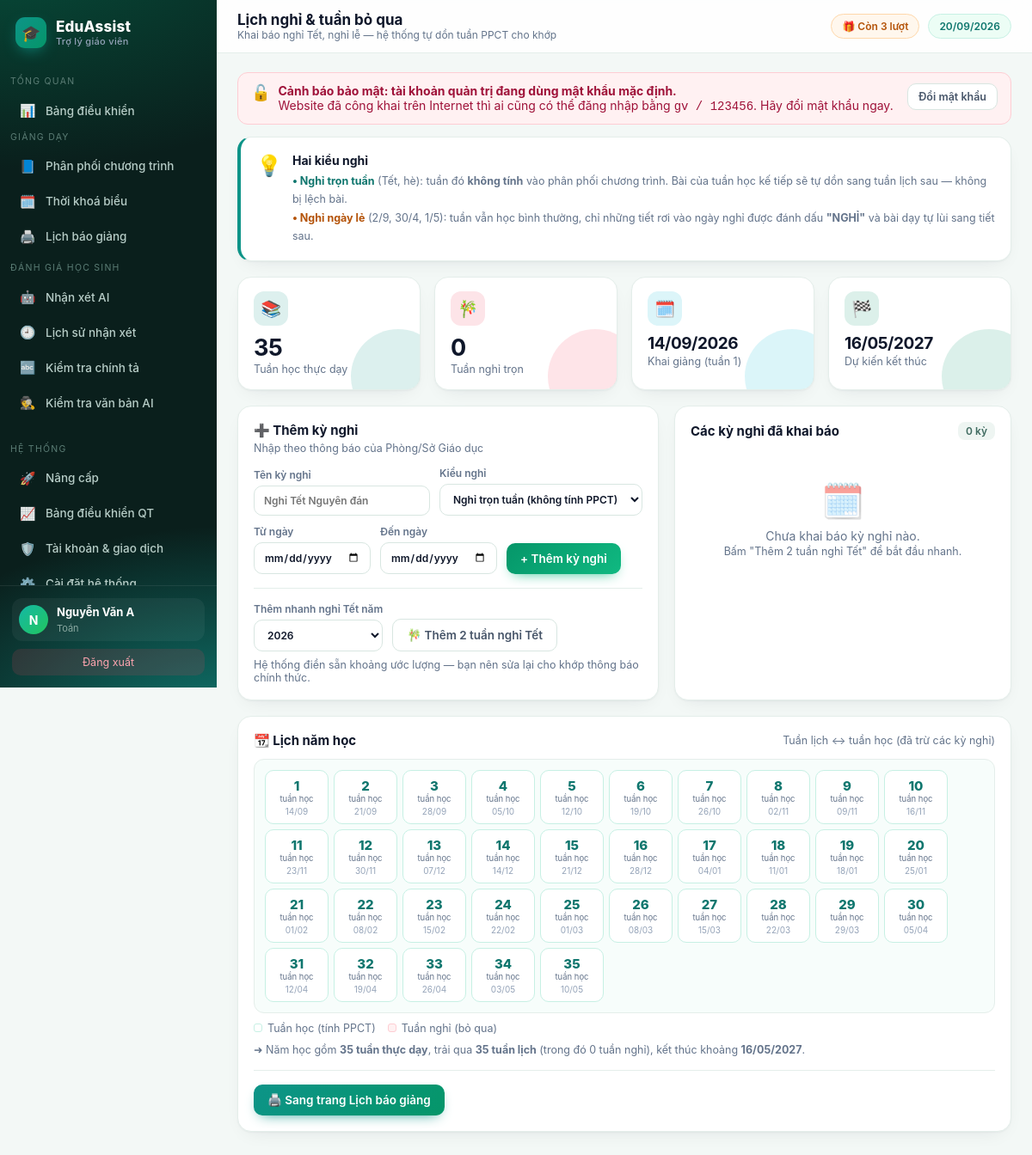
The app's page /lich-nghi (signed in) with its own data.
### tables this page shows
CREATE TABLE teacher(
  id INTEGER PRIMARY KEY AUTOINCREMENT,
  username TEXT UNIQUE NOT NULL,
  password TEXT NOT NULL,
  fullname TEXT,
  school TEXT,
  subject TEXT,
  role TEXT DEFAULT 'teacher',
  email TEXT,
  phone TEXT,                      -- so dien thoai nhan tin nhan ma kich hoat
  google_sub TEXT,
  avatar TEXT,
  used INTEGER DEFAULT 0,          -- so luot da dung
  bought INTEGER DEFAULT 0,        -- so luot mua them (goi le 10k)
  expires TEXT,                    -- han su dung goi tra phi (ISO date)
  created TEXT
);

### app/core.py (the view, shortened to what this page needs)
@bp.route("/lich-nghi", methods=["GET", "POST"])
@login_required
def lich_nghi():
    db, u = get_db(), current_user()
    s_t1 = setting(f"tuan1_{u['id']}", "")
    tuan1 = datetime.date.fromisoformat(s_t1) if s_t1 else LN.monday_of(datetime.date.today())
    breaks = LN.get_breaks(db, u["id"])
    max_tuan = max([r[0] for r in db.execute(
        "SELECT DISTINCT tuan FROM ppct WHERE teacher_id=?", (u["id"],))] or [35])
    _, cal = LN.build_calendar(tuan1, breaks, max_hoc=max_tuan)
    n_tuan_nghi = sum(1 for c in cal if c["nghi"])
    ket_thuc = cal[-1]["monday"] + datetime.timedelta(days=6) if cal else None
    return render_template("lichnghi.html", breaks=breaks, cal=cal, tuan1=tuan1,
                           max_tuan=max_tuan, n_tuan_nghi=n_tuan_nghi, ket_thuc=ket_thuc,
                           nam_nay=datetime.date.today().year)

### app/auth.py (called while the page is built, shortened)
def _chuan_hoa_base(gia_tri):
    gia_tri = (gia_tri or '').strip().rstrip('/')
    if not gia_tri:
        return ''
    try:
        u = urlsplit(gia_tri)
        if u.scheme != 'https' or not u.hostname or u.username or u.password:
            return ''
        if u.query or u.fragment or u.path:
            return ''
        if '.' not in u.hostname:
            return ''
    except ValueError:
        return ''
    return 'https://' + ten

def base_tu_request():
    try:
        if request.scheme != 'https':
            return ''
        return _chuan_hoa_base('https://' + request.host)
    except Exception:
        return ''

def danh_sach_base():
    ra = []
    for phan in (CFG.get('PUBLIC_BASE_URL', '') or '').split(','):
        b = _chuan_hoa_base(phan)
        if b and b not in ra:
            ra.append(b)
    return ra

def google_base_url():
    ds = danh_sach_base()
    hien_tai = base_tu_request()
    if hien_tai and (hien_tai in ds or not ds):
        return hien_tai
    return ds[0] if ds else ''

def google_callback_url():
    base = google_base_url()
    return base + '/login/google/callback' if base else ''

def google_bat():
    return bool(CFG.get('GOOGLE_CLIENT_ID') and CFG.get('GOOGLE_CLIENT_SECRET') and google_callback_url())

def login_required(f):
    @wraps(f)
    def w(*a, **k):
        if not current_user():
            session.clear()
            return redirect(url_for('auth.login', next=request.path))
        return f(*a, **k)
    return w

def current_user():
    if session.get('uid'):
        return get_db().execute('SELECT * FROM teacher WHERE id=?', (session['uid'],)).fetchone()

### app/core.py (called while the page is built)
@bp.app_context_processor
def inject():
    u = current_user()
    return {"user": u, "THU_NAME": THU_NAME, "PROVIDERS": AI.PROVIDERS,
            "timedelta": datetime.timedelta,
            "now": datetime.date.today(), "BL": BL,
            "is_pro": BL.is_pro(u), "remaining": BL.remaining(u),
            "days_left": BL.days_left(u), "FREE_QUOTA": BL.FREE_QUOTA,
            "CFG": CFG, "google_enabled": google_bat(), "google_callback_url": google_callback_url(),
            "SITE_NAME": CFG.get("SITE_NAME", "EduAssist"),
            "SITE_TAGLINE": CFG.get("SITE_TAGLINE", "Trợ lý giáo viên"),
            "SITE_LOGO": CFG.get("SITE_LOGO", "🎓"),
            "so_viec_admin": _viec_admin(u),
            "canh_bao_mk": _mk_mac_dinh(u)}

### app/modules/config.py (called while the page is built, shortened)
def _lam_moi():
    if time.time() - _lan_nap < TTL:
        return

### app/modules/lichnghi.py (called while the page is built, shortened)
def off_mondays(breaks):
    s = set()
    return s

### app/templates/lichnghi.html (shortened to what this page needs)
{% extends 'base.html' %}
{% block head %}Lịch nghỉ &amp; tuần bỏ qua{% endblock %}
{% block crumb %}Khai báo nghỉ Tết, nghỉ lễ — hệ thống tự dồn tuần PPCT cho khớp{% endblock %}
{% block body %}
<div class="card" style="border-left:4px solid #0d9488">
 <div style="display:flex;gap:12px;align-items:flex-start">
  <span style="font-size:24px">💡</span>
  <div><b>Hai kiểu nghỉ</b>
   <div class="muted" style="margin-top:5px;line-height:1.7">
    <b style="color:#0f766e">• Nghỉ trọn tuần</b> (Tết, hè): tuần đó <b>không tính</b> vào phân phối chương trình.
    Bài của tuần học kế tiếp sẽ tự dồn sang tuần lịch sau — không bị lệch bài.<br>
    <b style="color:#b45309">• Nghỉ ngày lẻ</b> (2/9, 30/4, 1/5): tuần vẫn học bình thường, chỉ những
    tiết rơi vào ngày nghỉ được đánh dấu <b>"NGHỈ"</b> và bài dạy tự lùi sang tiết sau.</div></div>
 </div>
</div>
<div class="kpis">
 <div class="kpi" style="--c:#0d9488"><div class="ic">📚</div><b>{{max_tuan}}</b><span>Tuần học thực dạy</span></div>
 <div class="kpi" style="--c:#f43f5e"><div class="ic">🎋</div><b>{{n_tuan_nghi}}</b><span>Tuần nghỉ trọn</span></div>
 <div class="kpi" style="--c:#06b6d4"><div class="ic">🗓️</div><b style="font-size:19px">{{tuan1.strftime('%d/%m/%Y')}}</b><span>Khai giảng (tuần 1)</span></div>
 <div class="kpi" style="--c:#059669"><div class="ic">🏁</div>
  <b style="font-size:19px">{{ ket_thuc.strftime('%d/%m/%Y') if ket_thuc else '—' }}</b><span>Dự kiến kết thúc</span></div>
</div>
<div class="g2">
 <div class="card">
  <h3>➕ Thêm kỳ nghỉ</h3><p class="sub">Nhập theo thông báo của Phòng/Sở Giáo dục</p>
  <form method="post">
   <div class="row">
    <label class="f" style="flex:1;min-width:180px">Tên kỳ nghỉ
     <input name="ten" placeholder="Nghỉ Tết Nguyên đán" required></label>
    <label class="f">Kiểu nghỉ<select name="kieu" id="kieu">
     <option value="tuan">Nghỉ trọn tuần (không tính PPCT)</option>
     <option value="ngay">Nghỉ ngày lẻ (vẫn tính tuần)</option></select></label>
   </div>
   <div class="row" style="margin-top:11px">
    <label class="f">Từ ngày<input type="date" name="tu_ngay" required></label>
    <label class="f">Đến ngày<input type="date" name="den_ngay"></label>
    <button class="ok">+ Thêm kỳ nghỉ</button>
   </div>
  </form>
  <hr class="s">
  <form method="post" class="row">
   <label class="f">Thêm nhanh nghỉ Tết năm
    <select name="nam">{% for y in [nam_nay, nam_nay+1] %}<option value="{{y}}">{{y}}</option>{% endfor %}</select></label>
   <button class="sec">🎋 Thêm 2 tuần nghỉ Tết</button>
  </form>
  <p class="muted" style="margin:8px 0 0">Hệ thống điền sẵn khoảng ước lượng — bạn nên sửa lại cho khớp thông báo chính thức.</p>
 </div>
 <div class="card">
  <div class="chead"><h3>Các kỳ nghỉ đã khai báo</h3><span class="chip">{{breaks|length}} kỳ</span></div>
  {% if breaks %}
  <div style="display:flex;flex-direction:column;gap:9px">
  {% for b in breaks %}
   <div style="display:flex;align-items:center;gap:11px;padding:11px 13px;border:1px solid var(--line);
    border-radius:12px;background:{{'#fff1f2' if b.kieu=='tuan' else '#fff7ed'}}">
    <span style="font-size:20px">{{ '🎋' if b.kieu=='tuan' else '🏖️' }}</span>
    <div style="flex:1">
     <b>{{b.ten}}</b>
     <div class="muted" style="font-size:12px">{{b.tu.strftime('%d/%m/%Y')}} → {{b.den.strftime('%d/%m/%Y')}}
      · {{ (b.den - b.tu).days + 1 }} ngày</div></div>
    <span class="badge {{'CHT' if b.kieu=='tuan' else 'HT'}}">{{ 'Trọn tuần' if b.kieu=='tuan' else 'Ngày lẻ' }}</span>
    <form method="post" onsubmit="return confirm('Xoá kỳ nghỉ này?')">
     <input type="hidden" name="act" value="del"><input type="hidden" name="id" value="{{b.id}}">
     <button class="dan">Xoá</button></form>
   </div>
  {% endfor %}</div>
  {% else %}<div class="empty"><span class="e">🗓️</span>Chưa khai báo kỳ nghỉ nào.<br>
   <span class="muted">Bấm "Thêm 2 tuần nghỉ Tết" để bắt đầu nhanh.</span></div>{% endif %}
 </div>
</div>
<div class="card">
 <div class="chead"><h3>📆 Lịch năm học</h3>
  <span class="muted">Tuần lịch ↔ tuần học (đã trừ các kỳ nghỉ)</span></div>
 {% if cal %}
 <div style="display:flex;flex-wrap:wrap;gap:6px;max-height:340px;overflow-y:auto;padding:12px;
  background:#f7fdfb;border:1px solid var(--line);border-radius:12px">
  {% for c in cal %}
   <div title="{{ c.monday.strftime('%d/%m/%Y') }} - {{ (c.monday + timedelta(6)).strftime('%d/%m/%Y') if timedelta else '' }}"
    style="min-width:74px;text-align:center;padding:8px 6px;border-radius:10px;
    background:{{'#fff1f2' if c.nghi else '#fff'}};
    border:1px solid {{'#fecdd3' if c.nghi else '#c7f0e4'}}">
    {% if c.nghi %}
     <div style="font-size:16px">🎋</div>
     <div style="font-size:10px;font-weight:700;color:#be123c;line-height:1.25">NGHỈ</div>
    {% else %}
     <div style="font-size:15px;font-weight:800;color:#0f766e">{{c.hoc}}</div>
     <div style="font-size:9.5px;color:#64748b">tuần học</div>
    {% endif %}
    <div style="font-size:10px;color:#94a3b8;margin-top:3px">{{c.monday.strftime('%d/%m')}}</div>
   </div>
  {% endfor %}
 </div>
 <div class="legend" style="margin-top:10px">
  <span><i style="background:#fff;border:1px solid #c7f0e4"></i>Tuần học (tính PPCT)</span>
  <span><i style="background:#fff1f2;border:1px solid #fecdd3"></i>Tuần nghỉ (bỏ qua)</span>
 </div>
 <p class="muted" style="margin-top:10px">
  ➜ Năm học gồm <b>{{max_tuan}} tuần thực dạy</b>, trải qua <b>{{cal|length}} tuần lịch</b>
  (trong đó {{n_tuan_nghi}} tuần nghỉ), kết thúc khoảng <b>{{ ket_thuc.strftime('%d/%m/%Y') if ket_thuc else '—' }}</b>.</p>
 {% endif %}
 <hr class="s">
 <a class="btn" href="{{url_for('core.bao_giang')}}">🖨️ Sang trang Lịch báo giảng</a>
</div>
{% endblock %}

### app/templates/base.html (shortened to what this page needs)
<!doctype html>
<html lang="vi"><head>
</head><body>
{% if user %}
<div class="shell">
<aside id="sb">
  <div class="brand"><span class="mk">{{SITE_LOGO}}</span><span>{{SITE_NAME}}<small>{{SITE_TAGLINE}}</small></span></div>
  {% set ep = request.endpoint %}
  <div class="navgrp">Tổng quan</div>
  <nav>
    <a href="{{url_for('core.dashboard')}}" class="{{'on' if ep=='core.dashboard'}}"><i>📊</i>Bảng điều khiển</a>
  </nav>
  <div class="navgrp">Giảng dạy</div>
  <nav>
    <a href="{{url_for('core.ppct')}}" class="{{'on' if ep=='core.ppct'}}"><i>📘</i>Phân phối chương trình</a>
    <a href="{{url_for('core.tkb')}}" class="{{'on' if ep=='core.tkb'}}"><i>🗓️</i>Thời khoá biểu</a>
    <a href="{{url_for('core.bao_giang')}}" class="{{'on' if ep=='core.bao_giang'}}"><i>🖨️</i>Lịch báo giảng</a>
  </nav>
  <div class="navgrp">Đánh giá học sinh</div>
  <nav>
    <a href="{{url_for('core.nhan_xet')}}" class="{{'on' if ep=='core.nhan_xet'}}"><i>🤖</i>Nhận xét AI</a>
    <a href="{{url_for('core.lich_su')}}" class="{{'on' if ep=='core.lich_su'}}"><i>🕘</i>Lịch sử nhận xét</a>
    <a href="{{url_for('core.chinh_ta')}}" class="{{'on' if ep=='core.chinh_ta'}}"><i>🔤</i>Kiểm tra chính tả</a>
    {% for m in (PLUGIN_MENUS or []) %}<a href="{{url_for(m.endpoint)}}" class="{{'on' if ep==m.endpoint}}"><i>{{m.icon}}</i>{{m.label}}</a>{% endfor %}
  </nav>
  <div class="navgrp">Hệ thống</div>
  <nav>
    <a href="{{url_for('core.nang_cap')}}" class="{{'on' if ep=='core.nang_cap'}}"><i>{{ '👑' if is_pro else '🚀' }}</i>{{ 'Gói của tôi' if is_pro else 'Nâng cấp' }}</a>
    {% if user['role']=='admin' %}
    <a href="{{url_for('core.qt_dashboard')}}" class="{{'on' if ep=='core.qt_dashboard'}}"><i>📈</i>Bảng điều khiển QT
      </a>
    <a href="{{url_for('core.quan_tri')}}" class="{{'on' if ep=='core.quan_tri'}}"><i>🛡️</i>Tài khoản &amp; giao dịch</a>
    <a href="{{url_for('core.qt_caidat')}}" class="{{'on' if ep=='core.qt_caidat'}}"><i>⚙️</i>Cài đặt hệ thống</a>
    {% endif %}
  </nav>
  <div class="side-foot">
    <div class="me">{% if user['avatar'] %}<img class="av" src="{{user['avatar']}}" alt="" style="object-fit:cover">
      {% else %}<div class="av">{{ (user['fullname'] or user['username'])[0]|upper }}</div>{% endif %}
      <div><b>{{user['fullname'] or user['username']}}</b><span>{{user['subject'] or 'Giáo viên'}}</span></div></div>
    <a class="logout" href="{{url_for('auth.logout')}}">Đăng xuất</a>
  </div>
</aside>
<main>
  <div class="topbar">
    <div><h1>{% block head %}Bảng điều khiển{% endblock %}</h1>
    <div class="crumb">{% block crumb %}{% endblock %}</div></div>
    <div class="sp">
      {% if is_pro %}
        <a href="{{url_for('core.nang_cap')}}" class="pill" style="background:linear-gradient(135deg,#0d9488,#059669);
          color:#fff;border:0">👑 Không giới hạn · còn {{days_left}} ngày</a>
      {% else %}
        <a href="{{url_for('core.nang_cap')}}" class="pill" style="background:{{'#fff1f2' if remaining==0 else '#fff7ed'}};
          color:{{'#be123c' if remaining==0 else '#b45309'}};border:1px solid {{'#fecdd3' if remaining==0 else '#fed7aa'}}">
          {{ '🔒 Hết lượt — Nâng cấp' if remaining==0 else '🎁 Còn ' ~ remaining ~ ' lượt' }}</a>
      {% endif %}
      <span class="pill">{{ now.strftime('%d/%m/%Y') }}</span></div>
  </div>
  <div class="wrap">
  {% if canh_bao_mk %}
  <div class="flash err" style="align-items:flex-start">
   <span style="font-size:18px">🔓</span>
   <div style="flex:1;font-weight:400"><b>Cảnh báo bảo mật: tài khoản quản trị đang dùng mật khẩu mặc định.</b><br>
    Website đã công khai trên Internet thì ai cũng có thể đăng nhập bằng <code>gv / 123456</code>.
    Hãy đổi mật khẩu ngay.</div>
   <a class="btn sec sm" href="{{url_for('core.cai_dat')}}#doimk">Đổi mật khẩu</a>
  </div>
  {% endif %}
  {% block body %}{% endblock %}
  </div>
</main>
</div>
{% else %}{% block body_anon %}{% endblock %}{% endif %}
</body></html>

### records on screen
teacher: fullname "N", fullname "Nguyễn Văn A", subject "Toán"

### other values on screen
{{ SITE_LOGO }} "🎓"
{{ SITE_NAME }} "EduAssist"
{{ SITE_TAGLINE }} "Trợ lý giáo viên"
{{ m.icon }} "🕵️"
{{ m.label }} "Kiểm tra văn bản AI"
{{ '👑' if is_pro else '🚀' }} "🚀"
{{ 'Gói của tôi' if is_pro else 'Nâng cấp' }} "Nâng cấp"
{{ max_tuan }} "35"
{{ n_tuan_nghi }} "0"
{{ tuan1.strftime('%d/%m/%Y') }} "14/09/2026"
{{ ket_thuc.strftime('%d/%m/%Y') if ket_thuc else '—' }} "16/05/2027"
{{ breaks|length }} "0"
{{ c.hoc }} "1" "2" "3" "4" "5" "6" "7" "8" "9" "10" "11" "12" "13" "14" "15" "16" "17" "18" "19" "20" "21" "22" "23" "24" "25" "26" "27" "28" "29" "30" "31" "32" "33" "34" "35"
{{ c.monday.strftime('%d/%m') }} "14/09" "21/09" "28/09" "05/10" "12/10" "19/10" "26/10" "02/11" "09/11" "16/11" "23/11" "30/11" "07/12" "14/12" "21/12" "28/12" "04/01" "11/01" "18/01" "25/01" "01/02" "08/02" "15/02" "22/02" "01/03" "08/03" "15/03" "22/03" "29/03" "05/04" "12/04" "19/04" "26/04" "03/05" "10/05"
{{ cal|length }} "35"
